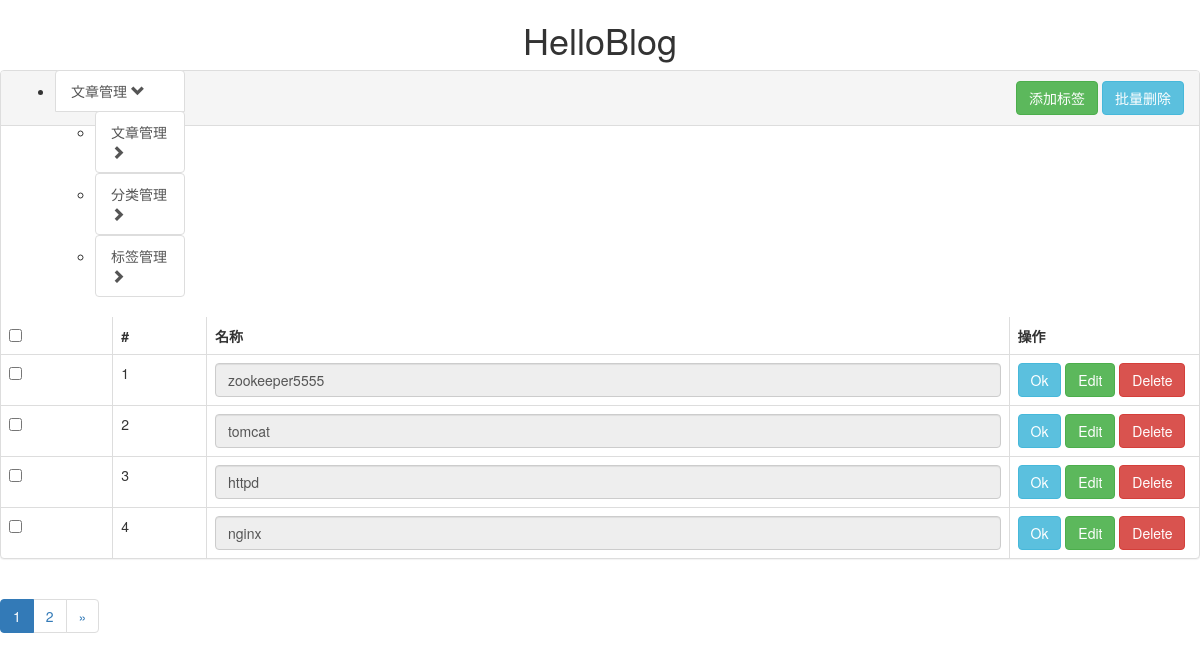
The app's page /backend/tags_admin.html, older data.
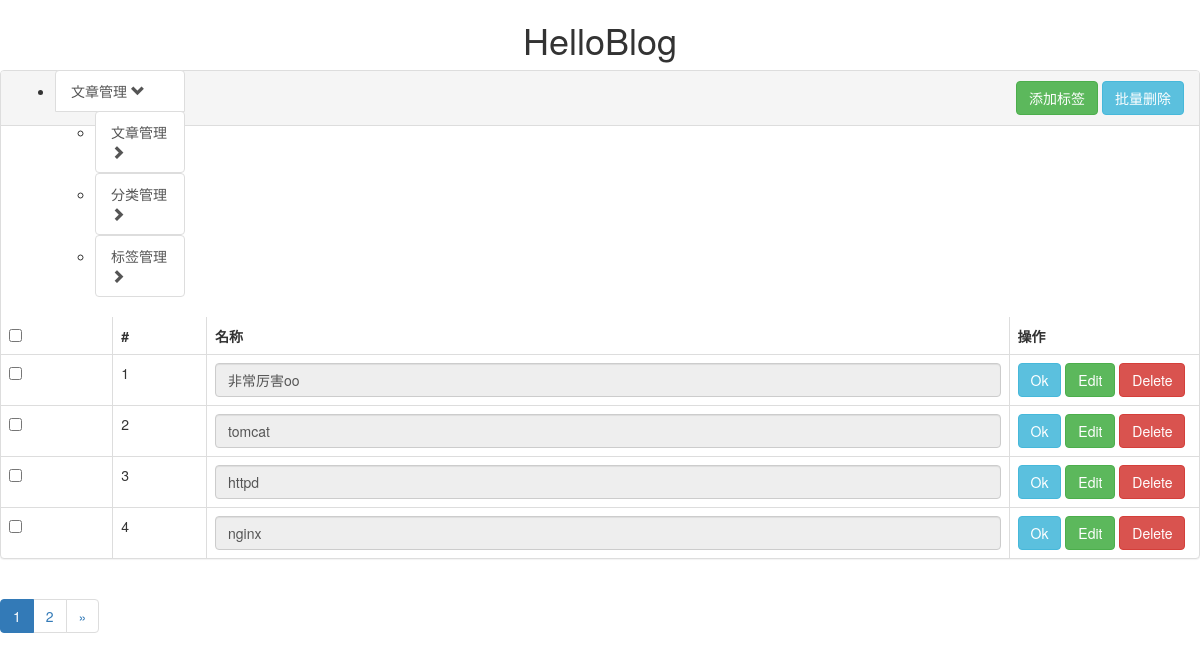
The same page, newer data.
### backend/models.py (models this page shows, shortened)
class Tag(models.Model):
    name = models.CharField('名称', max_length=16)

### backend/views.py (the view)
@csrf_exempt
def tags_admin(request):
    if request.POST:
        print(request.POST)
        tag_id = request.POST.get('key_post')
        tag_name = request.POST.get('value_post')
        print(tag_id, tag_name)
        update_obj = Tag.objects.get(id=int(tag_id))
        update_obj.name = tag_name
        update_obj.save()
        return render(request, 'backend/tags_admin.html')
    else:
        tags_info = Tag.objects.all()
        every_page_num = 4  # 每页显示的记录数  #不加 order by 会有警告信息
        p = Paginator(Tag.objects.all().order_by('-id', ), every_page_num)
        page = request.GET.get('page')
        if page == None:
            page = 1
        current_page_first = (int(page) - 1) * every_page_num
        try:
            page_obj = p.page(page)
        except PageNotAnInteger:
            page_obj = p.page(1)
        except EmptyPage:
            page_obj = p.page(p.num_pages)
        return render(request, 'backend/tags_admin.html', context={'tags_info': tags_info, 'page_obj': page_obj, 'current_page_first': current_page_first})

### templates/backend/tags_admin.html (shortened to what this page needs)
<!DOCTYPE html>
<html lang="en">
<head>
    <link href="/static/css/bootstrap.min.css" rel="stylesheet">
    <link href="/static/css/custom.css" rel="stylesheet">
</head>
<body>
<div class="page-header-for-admin">
    <h1 class="text-center">HelloBlog</h1>
</div>
<div class="col-lg-2">
    <div class="list-group text-for-admin">
        <ul class="left-content-for-admin" id="drop1">
            <li>
                <a href="#" class="list-group-item" id="dropdown1">文章管理
                    <span class="glyphicon glyphicon-chevron-down" aria-hidden="true"></span>
                </a>
                <ul class="left-content-for-admin">
                    <li><a href="{% url 'article_admin' %}" class="list-group-item">文章管理<span class="glyphicon glyphicon-chevron-right" aria-hidden="true"></span></a></li>
                    <li><a href="{% url 'tags_admin' %}" class="list-group-item">分类管理<span class="glyphicon glyphicon-chevron-right" aria-hidden="true"></span></a></li>
                    <li><a href="#" class="list-group-item">标签管理<span class="glyphicon glyphicon-chevron-right" aria-hidden="true"></span></a></li>
                </ul>
            </li>
        </ul>
    </div>
</div>
<div class="col-lg-9-for-admin">
    <div class="panel panel-default">
        <div class="panel-heading text-for-admin-2" style="height: 55px;">
            <span class="pull-right">
                <a class="btn btn-success" href="{% url 'edit_article' %}">添加标签</a>
                <a class="btn btn-info" name="delete-all">批量删除</a>
            </span>
        </div>
        <table class="table table-bordered">
            <thead>
            <tr>
                <th><input name="checked-all" type="checkbox"></th>
                <th>#</th>
                <th>名称</th>
                <th>操作</th>
            </tr>
            </thead>
            <tbody>
            {% for tag in page_obj %}
                <tr name="RowId" row-id="{{ tag.id }}">
                    <td scope="row">
                    <label>
                        <input name="checked-one" type="checkbox">
                    </label>
                    </td>
                    <td scope="row">
                        {{ current_page_first|add:forloop.counter }}
                    </td>
                    <td>
                        <input class="form-control" id="input{{ tag.id }}" type="text" value="{{ tag.name }}" disabled>
                    </td>
                    <td style="width: 190px;">
                        <a class="btn btn-info" id="Ok">Ok</a>
                        <a class="btn btn-success" id="Edit">Edit</a>
                        <a href="{% url "tags_admin" %}?tag-id={{ tag.id }}&command=delete" class="btn btn-danger">Delete</a>
                    </td>
                </tr>
            {% endfor %}
            </tbody>
        </table>
    </div>
    <div>
        <ul class="pagination">
            {% for pg in page_obj.paginator.page_range %}
                {% if page_obj.number == pg %}
                    <li class="active"><a href="?page={{ pg }}">{{ pg }}</a></li>
                {% else %}
                    <li><a href="?page={{ pg }}">{{ pg }}</a></li>
                {% endif %}
            {% endfor %}
            {% if page_obj.has_next  %}
                <li><a href="?page={{ page_obj.next_page_number }}" aria-label="Next"><span aria-hidden="true">&raquo;</span></a>
                </li>
            {% endif %}
        </ul>
    </div>
</div>
</body>
</html>

Row changes from the older to the newer data that the page shows:
changed Tag: name "zookeeper5555" → "非常厉害oo"
